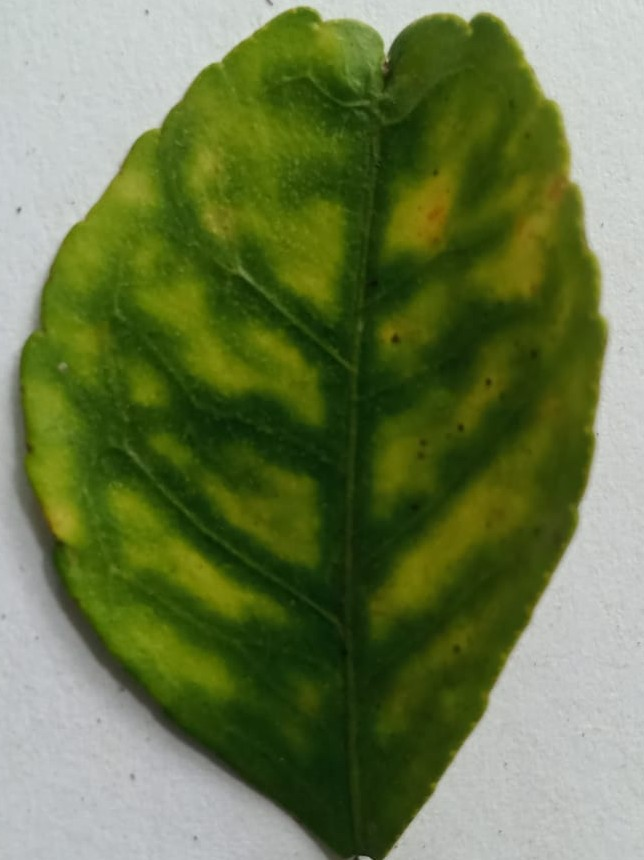
#> input picture dataset/dataset/citricos/clorosis/109.jpg, 644 x 860 px; its folder holds only this picture in this run
$ python clasificacion_citricos.py   (older library calls are emulated)
#> lines starting #> are read from the running program, lines starting #| are printed output that depends on the picture
#> in visualizar_analisis_completo, img_raw is the input picture: shape (860, 644, 3); mean B, G, R 73.8, 120.8, 106.1
import os
from pathlib import Path
import cv2
import numpy as np
import mahotas
import matplotlib.pyplot as plt
import re
from sklearn.model_selection import train_test_split
from sklearn.preprocessing import StandardScaler
from sklearn.svm import SVC
from sklearn.neighbors import KNeighborsClassifier
from sklearn.ensemble import RandomForestClassifier
from sklearn.metrics import accuracy_score, classification_report
from sklearn.cluster import KMeans
from skimage.feature import local_binary_pattern, hog
from skimage import exposure

# CONFIGURACIÓN Y FUNCIONES + RUTA DE CITRICOS

RUTA_DATASET = str(Path(__file__).resolve().parents[1] / "dataset" / "dataset" / "citricos")
NUM_PALABRAS = 100

def orden_natural(lista):
    """Ordena las carpetas numéricamente (1, 2, 10 en lugar de 1, 10, 2)."""
    return sorted(lista, key=lambda f: int(re.sub(r'\D', '', f)) if re.sub(r'\D', '', f) else 0)

def preprocesar_imagen(img):
    """Normalización espacial y reducción de ruido."""
    img_res = cv2.resize(img, (256, 256))
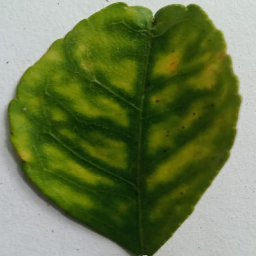
#> img_res: shape (256, 256, 3); mean B, G, R 73.7, 120.7, 106
    gris = cv2.cvtColor(img_res, cv2.COLOR_BGR2GRAY)
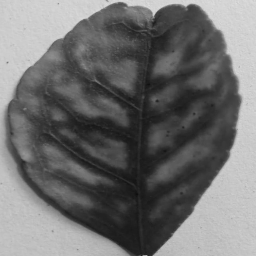
#> gris: shape (256, 256); min 14, max 221, mean 111
    gris_blur = cv2.GaussianBlur(gris, (3, 3), 0)
    return img_res, gris_blur

# LA GRÁFICA COMPARATIVA DE LOS MODELOS
# [20 lines left out: function graficar_comparativa_modelos, not called in this run]

def visualizar_analisis_completo(ruta, titulo_dataset, fotos_por_ventana=3):
    """Muestra Original, ORB Keypoints, LBP (Textura) y HOG (Estructura)."""
    if not os.path.exists(ruta): return

    carpetas = orden_natural([d for d in os.listdir(ruta) if os.path.isdir(os.path.join(ruta, d))])
    muestras, nombres = [], []
    for n in carpetas:
        r = os.path.join(ruta, n)
        imgs = [f for f in os.listdir(r) if f.lower().endswith(('.png', '.jpg', '.jpeg'))]
        if imgs:
            muestras.append(os.path.join(r, imgs[0]))
            nombres.append(n)

    for i in range(0, len(muestras), fotos_por_ventana):
        lote_r = muestras[i : i + fotos_por_ventana]
        lote_n = nombres[i : i + fotos_por_ventana]
        num_fotos = len(lote_r)

        fig, axes = plt.subplots(num_fotos, 4, figsize=(18, 4 * num_fotos))
        fig.suptitle(f'{titulo_dataset} - Análisis de Descriptores (Grupo {i//fotos_por_ventana + 1})', fontsize=16, fontweight='bold')

        for j in range(num_fotos):
            img_raw = cv2.imread(lote_r[j])
            if img_raw is None: continue
            img_res, gris = preprocesar_imagen(img_raw)

            orb_detector = cv2.ORB_create(nfeatures=500)
            kp, _ = orb_detector.detectAndCompute(gris, None)
#> kp = 46 keypoints; strongest (x, y, size): (127, 87, 77.1), (156, 71, 64.3), (92, 177, 77.1), (126, 87, 64.3)
            img_orb = cv2.drawKeypoints(img_res, kp, None, color=(0, 255, 0))
            lbp = local_binary_pattern(gris, 8, 1, method="uniform")
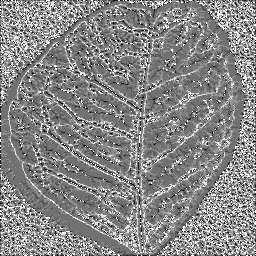
#> lbp: shape (256, 256) float64; min 0, max 9, mean 4.8; drawn with min black and max white
            _, hog_img = hog(gris, orientations=9, pixels_per_cell=(16, 16),
                             cells_per_block=(2, 2), visualize=True)
            hog_img_rescaled = exposure.rescale_intensity(hog_img, in_range=(0, 10))
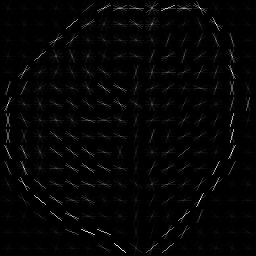
#> hog_img: shape (256, 256) float64; min 0, max 21.46, mean 0.4; drawn with min black and max white

            axs = axes[j] if num_fotos > 1 else axes
            axs[0].imshow(cv2.cvtColor(img_res, cv2.COLOR_BGR2RGB)); axs[0].set_title(f"{lote_n[j]} (Original)"); axs[0].axis('off')
            axs[1].imshow(cv2.cvtColor(img_orb, cv2.COLOR_BGR2RGB)); axs[1].set_title("ORB Keypoints"); axs[1].axis('off')
            axs[2].imshow(lbp, cmap='gray'); axs[2].set_title("LBP (Textura)"); axs[2].axis('off')
            axs[3].imshow(hog_img_rescaled, cmap='viridis'); axs[3].set_title("HOG (Gradientes)"); axs[3].axis('off')

        plt.tight_layout(rect=[0, 0, 1, 0.95])
        plt.show()
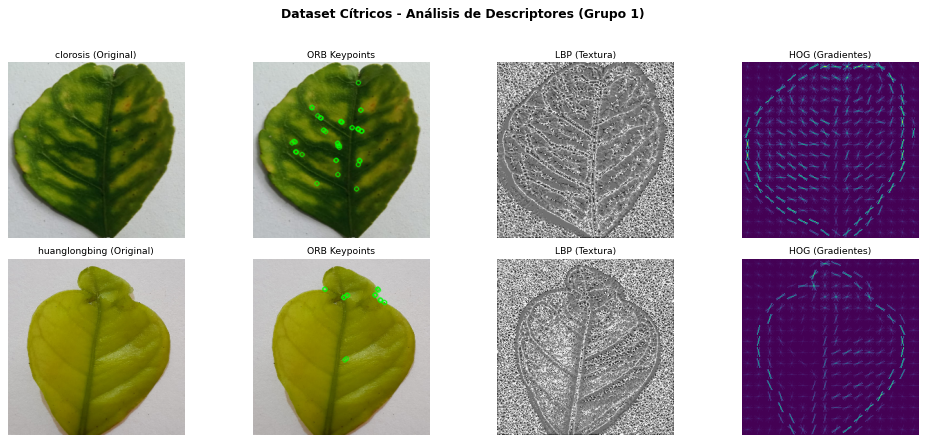
#> figure drawn by matplotlib, 8 panels

# FUNCIONES DE EXTRACCIÓN

def extraer_globales(img_color, img_gris):
    hu = cv2.HuMoments(cv2.moments(img_gris)).flatten()
    hu = -np.sign(hu) * np.log10(np.abs(hu) + 1e-15)
    har = mahotas.features.haralick(img_gris).mean(axis=0)
    hsv = cv2.cvtColor(img_color, cv2.COLOR_BGR2HSV)
    hist = cv2.calcHist([hsv], [0, 1, 2], None, [8, 8, 8], [0, 180, 0, 256, 0, 256])
    cv2.normalize(hist, hist)
    return np.hstack([hu, har, hist.flatten()])

def extraer_locales_crudos(img_color):
    img_res = cv2.resize(img_color, (128, 128))
#> img_res: shape (128, 128, 3)
    gris = cv2.cvtColor(img_res, cv2.COLOR_BGR2GRAY)
#> gris: shape (128, 128)
    _, orb_desc = cv2.ORB_create(nfeatures=500).detectAndCompute(gris, None)
    lbp = local_binary_pattern(gris, 8, 1, method="uniform")
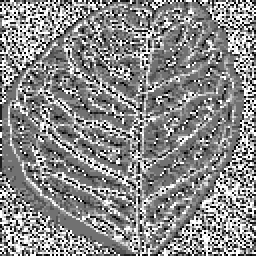
#> lbp: shape (128, 128) float64 (shown 2 times larger); min 0, max 9, mean 4.84; drawn with min black and max white
    lbp_h, _ = np.histogram(lbp.ravel(), bins=np.arange(0, 11), range=(0, 10), density=True)
    h_desc = hog(gris, orientations=9, pixels_per_cell=(16, 16), cells_per_block=(2, 2))
    return orb_desc, lbp_h, h_desc

# [24 lines left out: functions imprimir_tabla_final, evaluar_detallado, not called in this run]

# EJECUCIÓN

if not os.path.isdir(RUTA_DATASET):
    raise FileNotFoundError(
        f"No se encontró el dataset de cítricos en: {RUTA_DATASET}. "
        "Consulta dataset/README.md para organizarlo."
    )

print(">>> Generando análisis visual de descriptores...")
visualizar_analisis_completo(RUTA_DATASET, "Dataset Cítricos")

X_glob, X_orb_raw, X_loc_feat, y_list = [], [], [], []
carpetas = orden_natural([d for d in os.listdir(RUTA_DATASET) if os.path.isdir(os.path.join(RUTA_DATASET, d))])

print(f"\n>>> Extrayendo características en: {RUTA_DATASET}")
for nombre in carpetas:
    ruta_f = os.path.join(RUTA_DATASET, nombre)
    print(f"Procesando categoría: {nombre}")
    for archivo in os.listdir(ruta_f):
        img_raw = cv2.imread(os.path.join(ruta_f, archivo))
        if img_raw is not None:
            img_p, gris_p = preprocesar_imagen(img_raw)
            orb, lbp, h_hog = extraer_locales_crudos(img_p)
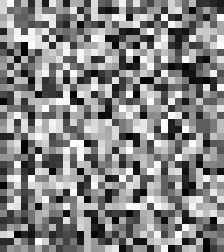
#> orb: shape (36, 32) (shown 7 times larger); min 0, max 255, mean 132.4
            if orb is not None:
#> (the run stopped early here; a loop or call above may not have finished)
